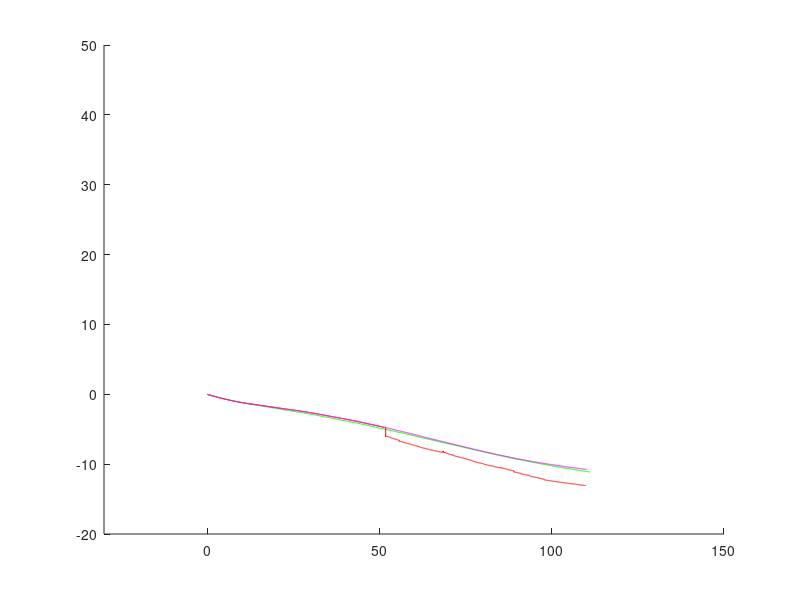

Source code (MATLAB):
prueba = 0;

if (prueba == 1)
    GPS = load('test/logGPS1.txt');
    Odom = load('test/logOdom1.txt');
    EKF = load('test/logEKF1.txt');
elseif (prueba == 2)
    GPS = load('test/logGPS2.txt');
    Odom = load('test/logOdom2.txt');
    EKF = load('test/logEKF2.txt');
elseif (prueba == 0)
    Odom = load('logOdom.txt');
    GPS = load('logGPS.txt');
    EKF = load('logEKF.txt');    
end

theta_gps = atand((GPS(70,2)-GPS(1,2))/(GPS(70,1)-GPS(1,1))); % GPS(70,1) test1
% theta_gps = atand((GPS(165,2)-GPS(1,2))/(GPS(165,1)-GPS(1,1))); % GPS(165,1) test2
theta = theta_gps;

rotation = [cosd(theta) sind(theta); -sind(theta) cosd(theta)];

OdomCoord = [Odom(:,1) Odom(:,2)]; 
GPSCoord = [GPS(:,1) GPS(:,2)];
EKFCoord = [EKF(:,1) EKF(:,2)];

OdomCoord = OdomCoord*rotation;
% GPSCoord = GPSCoord*rotation;
EKFCoord = EKFCoord*rotation;

figure(1) % (x,y) GPS coordinates
hold on
% plot(GPS(:,1), GPS(:,2), 'g-')
plot(GPSCoord(:,1), GPSCoord(:,2), 'g-')
plot(EKFCoord(:,1), EKFCoord(:,2), 'r-')
plot(OdomCoord(:,1), OdomCoord(:,2), 'm-')
% grid
xlim([-30 150])
ylim([-20 50])
% axis equal

% figure(2) % 
% plot(GPS(:,3))
% grid
% 
% figure(3)
% plot(GPS(:,4))
% grid